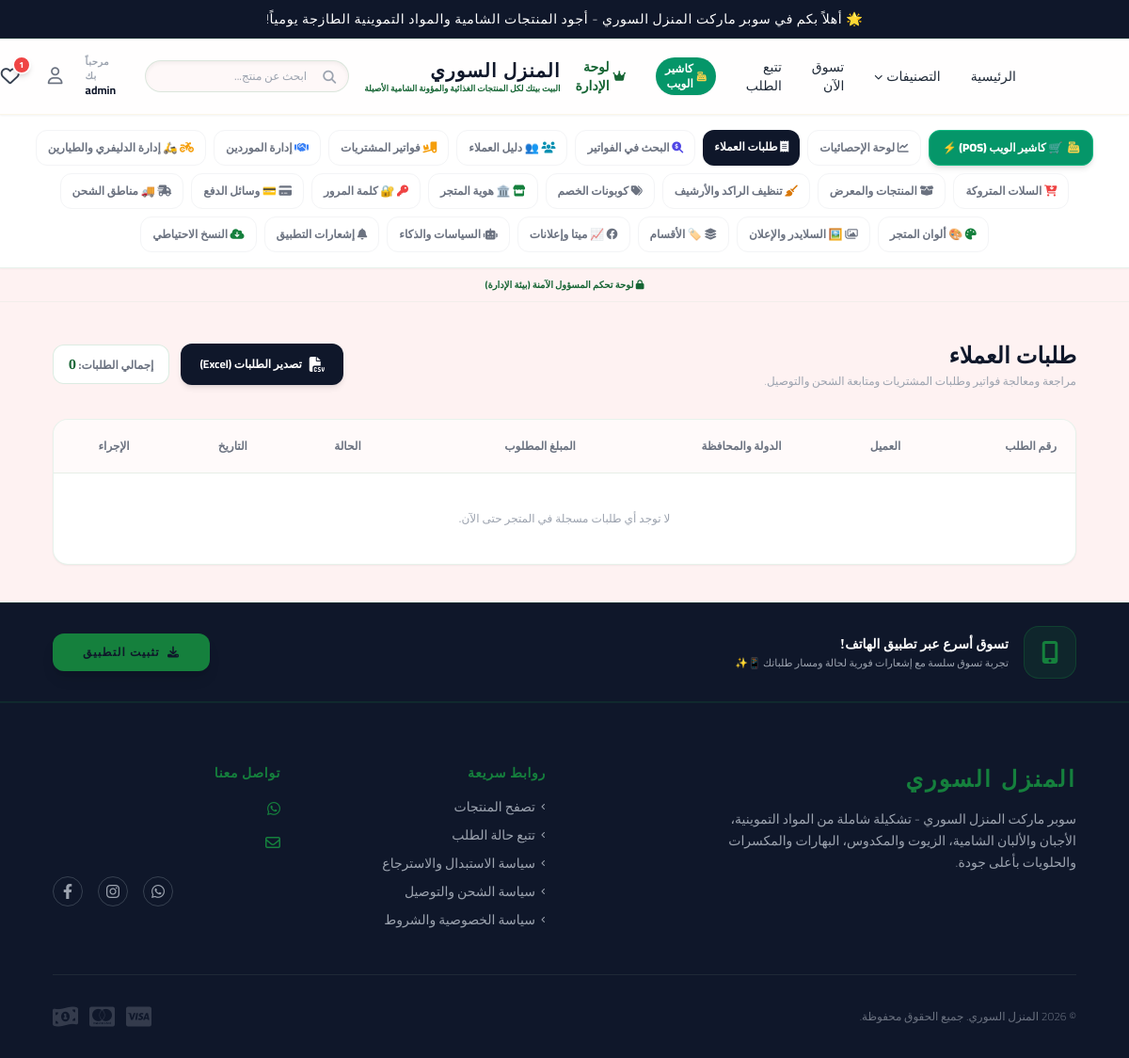
Page /admin_orders.php (signed in) on the earlier database version.
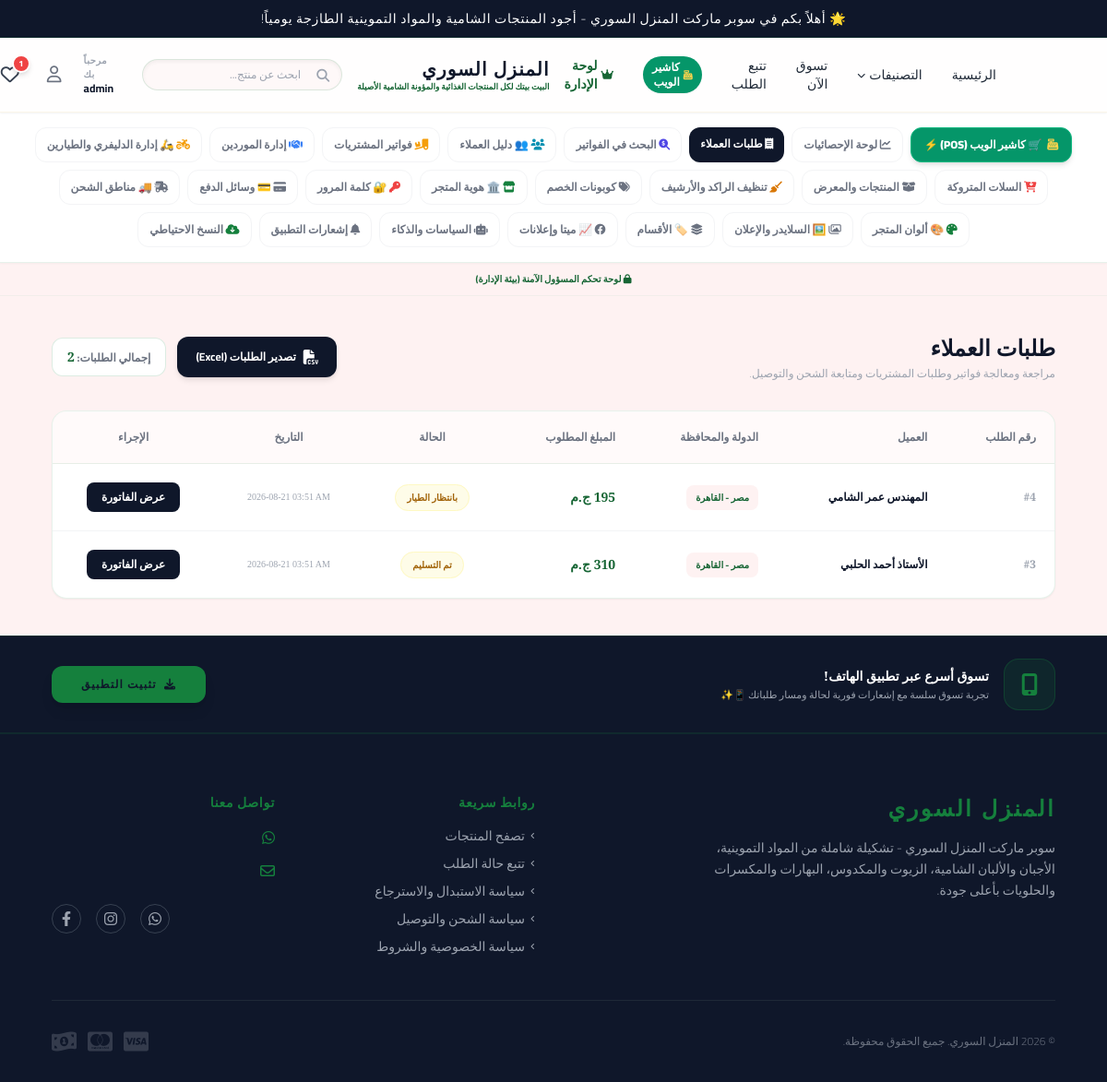
Same page on the later database version.
### tables this page shows
CREATE TABLE orders (
            id INTEGER PRIMARY KEY AUTOINCREMENT, customer_name VARCHAR(255) NOT NULL, customer_phone VARCHAR(50) NOT NULL,
            governorate VARCHAR(100) DEFAULT 'القاهرة', customer_address TEXT NOT NULL, order_details TEXT NOT NULL, 
            total_price DECIMAL(10,2) NOT NULL, discount_amount DECIMAL(10,2) DEFAULT 0, shipping_cost DECIMAL(10,2) DEFAULT 0, coupon_code VARCHAR(50) DEFAULT NULL,
            status VARCHAR(50) DEFAULT 'جديد', created_at TIMESTAMP DEFAULT CURRENT_TIMESTAMP
        , customer_email VARCHAR(255) DEFAULT NULL, user_id INT DEFAULT NULL, payment_method VARCHAR(100) DEFAULT 'الدفع عند الاستلام', payment_status VARCHAR(50) DEFAULT 'غير مدفوع', receipt_image VARCHAR(500) DEFAULT NULL, transaction_ref VARCHAR(250) DEFAULT NULL, country VARCHAR(100) DEFAULT 'مصر', currency VARCHAR(50) DEFAULT 'ج.م', source VARCHAR(50) DEFAULT 'web', cashier_name VARCHAR(100) DEFAULT NULL, delivery_person VARCHAR(100) DEFAULT NULL, delivery_fee DECIMAL(10,2) DEFAULT 0, synced INT DEFAULT 1, delivery_lat VARCHAR(50) DEFAULT NULL, delivery_lng VARCHAR(50) DEFAULT NULL, delivery_distance_km DECIMAL(10,2) DEFAULT NULL, shipping_type VARCHAR(50) DEFAULT 'flat');

### admin_orders.php (the view, shortened to what this page needs)
<?php
include 'header.php';
include 'admin_nav.php';
$orders = $pdo->query("SELECT * FROM orders ORDER BY id DESC")->fetchAll(PDO::FETCH_ASSOC);
?>
<div class="container mx-auto px-4 md:px-8 py-10 max-w-6xl animate-fade-in">
    <div class="flex flex-col sm:flex-row justify-between items-start sm:items-center gap-4 mb-8">
        <div>
            <h2 class="text-2xl font-serif font-bold text-royal-dark">طلبات العملاء</h2>
            <p class="text-xs text-gray-400 mt-1 font-light">مراجعة ومعالجة فواتير وطلبات المشتريات ومتابعة الشحن والتوصيل.</p>
        </div>
        <div class="flex items-center gap-3">
            <a href="admin_orders.php?action=export" class="bg-royal-charcoal text-white hover:bg-royal-gold hover:text-royal-charcoal text-xs font-bold py-2.5 px-5 rounded-xl shadow-md transition-all flex items-center gap-2"><i class="fa-solid fa-file-csv text-base"></i> تصدير الطلبات (Excel)</a>
            <div class="text-xs font-bold text-gray-500 bg-white border border-royal-gold/15 py-2.5 px-4 rounded-xl h-fit">
                إجمالي الطلبات: <span class="text-royal-darkgold font-serif text-sm"><?php echo count($orders); ?></span>
            </div>
        </div>
    </div>
    <div class="bg-white shadow-sm border border-royal-gold/10 rounded-2xl overflow-hidden">
        <div class="overflow-x-auto">
            <table class="w-full text-right text-xs">
                <thead class="bg-royal-sand/40 text-gray-500 border-b border-royal-gold/10 font-bold">
                    <tr>
                        <th class="p-5 font-bold">رقم الطلب</th>
                        <th class="p-5 font-bold">العميل</th>
                        <th class="p-5 font-bold">الدولة والمحافظة</th>
                        <th class="p-5 font-bold">المبلغ المطلوب</th>
                        <th class="p-5 font-bold text-center">الحالة</th>
                        <th class="p-5 font-bold text-center">التاريخ</th>
                        <th class="p-5 font-bold text-center">الإجراء</th>
                    </tr>
                </thead>
                <tbody class="divide-y divide-gray-100 font-medium">
                    <?php if(empty($orders)): ?>
                        <tr>
                            <td colspan="7" class="p-10 text-center text-gray-400 font-serif">لا توجد أي طلبات مسجلة في المتجر حتى الآن.</td>
                        </tr>
                    <?php else: ?>
                        <?php foreach($orders as $o): ?>
                        <tr class="hover:bg-royal-cream/35 transition-colors">
                            <td class="p-5 text-gray-400 font-bold font-serif">#<?php echo $o['id']; ?></td>
                            <td class="p-5 font-bold text-royal-dark"><?php echo htmlspecialchars($o['customer_name']); ?></td>
                            <td class="p-5">
                                <span class="bg-royal-sand text-royal-darkgold px-2.5 py-1 rounded-lg font-bold text-[10px]">
                                    <?php echo htmlspecialchars((!empty($o['country']) ? $o['country'] . ' - ' : '') . $o['governorate']); ?>
                                </span>
                            </td>
                            <td class="p-5 font-serif text-royal-darkgold font-bold text-sm">
                                <?php echo $o['total_price']; ?> <?php echo htmlspecialchars($o['currency'] ?: ($settings['store_currency'] ?? 'ج.م')); ?>
                            </td>
                            <td class="p-5 text-center">
                                <?php
                                $status_class = 'bg-yellow-50 text-yellow-700 border border-yellow-100';
                                ?>
                                <span class="px-3 py-1 rounded-full text-[10px] font-bold <?php echo $status_class; ?>"><?php echo $o['status']; ?></span>
                            </td>
                            <td class="p-5 text-center text-gray-400 text-[10px] font-serif" dir="ltr"><?php echo date('Y-m-d h:i A', strtotime($o['created_at'])); ?></td>
                            <td class="p-5 text-center">
                                <a href="admin_order_details.php?id=<?php echo $o['id']; ?>" class="bg-royal-charcoal text-white hover:bg-royal-gold hover:text-royal-charcoal px-4 py-2 rounded-lg hover:shadow transition-all inline-block font-bold">عرض الفاتورة</a>
                            </td>
                        </tr>
                        <?php endforeach; ?>
                    <?php endif; ?>
                </tbody>
            </table>
        </div>
    </div>
</div>
<?php
include 'footer.php';
?>

Differences in the rows shown:
added orders: id "4", customer_name "المهندس عمر الشامي", country+governorate "مصر - القاهرة", total_price "195", currency "ج.م", status "بانتظار الطيار", created_at "2026-08-21 03:51 AM"
added orders: id "3", customer_name "الأستاذ أحمد الحلبي", country+governorate "مصر - القاهرة", total_price "310", currency "ج.م", status "تم التسليم", created_at "2026-08-21 03:51 AM"
Other differences:
count($orders): "0" → "2"
text no longer shown: "لا توجد أي طلبات مسجلة في المتجر حتى الآن."
